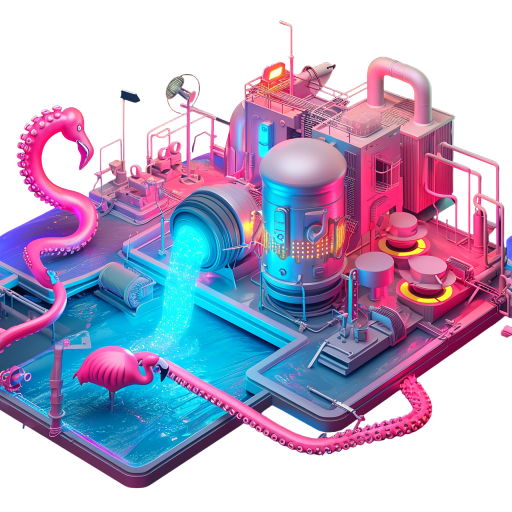
#> input picture media/kubula.png, 1024 x 1024 px (shown at 1/2 size)
$ python resize.py
#> lines starting #> are read from the running program, lines starting #| are printed output that depends on the picture
#!/Users/mitchellmurphy/.pyenv/shims/python

from PIL import Image

# read image
image = Image.open("../media/kubula.png")
#> image is the input picture: PIL image 1024x1024 RGBA; mean R, G, B, A 75.4, 66.1, 93.4, 148
# resize
new_image = image.resize((600, 600))
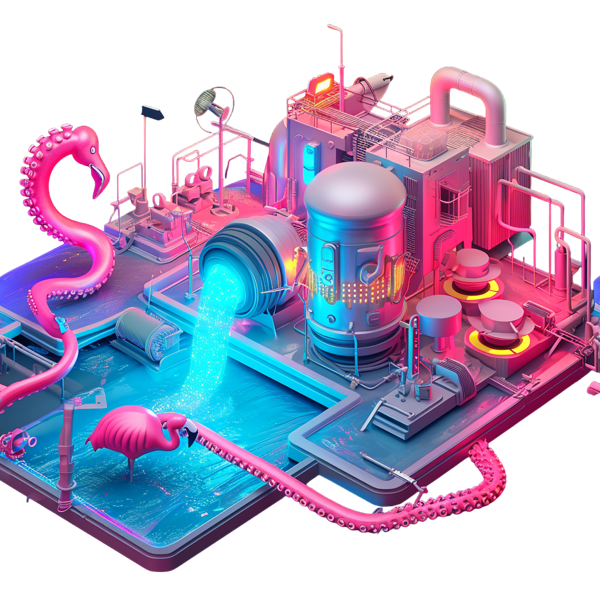
#> new_image: PIL image 600x600 RGBA; mean R, G, B, A 76.3, 66.5, 94.1, 148; transparent parts drawn white
# save image
new_image.save("kubula-scaled.png")
